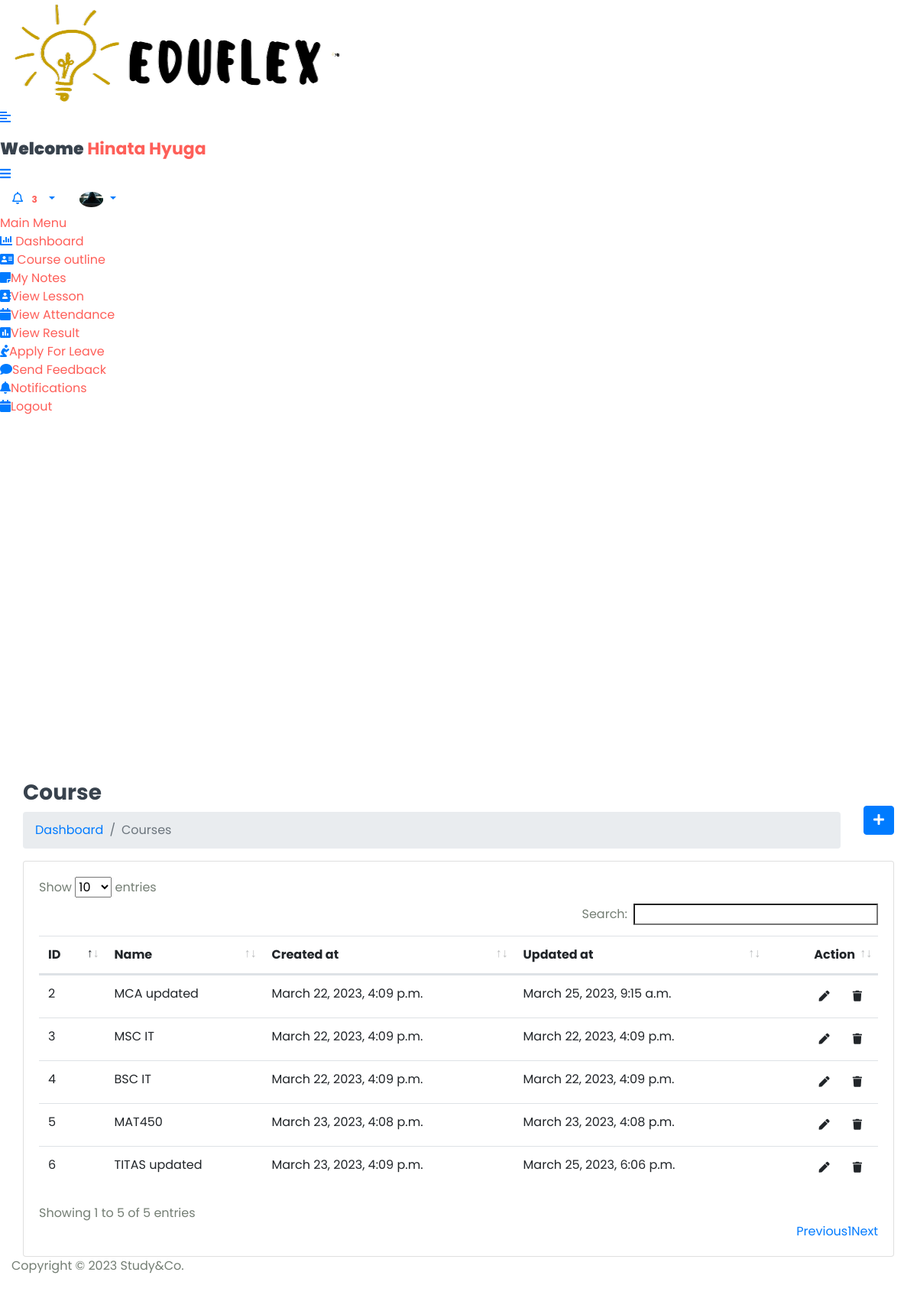
/Hod/Course/View (signed in), run on the app's committed database.
### StudyApp/models.py (models this page shows, shortened)
class CustomUser(AbstractUser):
    USER = (
        (1,'HOD'),
        (2,'STAFF'),
        (3,'STUDENT'),
    )
    user_type = models.CharField(choices=USER,max_length=50,default=1)
    profile_pic = models.ImageField(upload_to='media/profile_pic')

class Course(models.Model):
    name = models.CharField(max_length=100)
    created_at = models.DateTimeField(auto_now_add=True)
    updated_at = models.DateTimeField(auto_now=True)

### StudyGo/Hod_Views.py (the view)
# urls.py: path('Hod/Course/View',Hod_Views.VIEW_COURSE,name='view_course'),
@login_required(login_url='login/')
def VIEW_COURSE(request):
    course = Course.objects.all()
    context = {
        'course':course,
    }
    return render(request,'Hod/view_course.html',context)

### templates/Hod/view_course.html (shortened to what this page needs)
{% extends 'base.html' %} {% block content %}
<div class="content container-fluid">
  <div class="page-header">
    <div class="row align-items-center">
      <div class="col">
        <h3 class="page-title">Course</h3>
        <ul class="breadcrumb">
          <li class="breadcrumb-item"><a href="index.html">Dashboard</a></li>
          <li class="breadcrumb-item active">Courses</li>
        </ul>
      </div>
      <div class="col-auto text-right float-right ml-auto">
        <a href="{% url 'add_course' %}" class="btn btn-primary"
          ><i class="fas fa-plus"></i
        ></a>
      </div>
    </div>
  </div>
  <div class="row">
    <div class="col-sm-12">
      <div class="card card-table">
        <div class="card-body">
          <div class="table-responsive">
            <table id="table_id" class="table table-hover table-center mb-0">
              <thead>
                <tr>
                  <th>ID</th>
                  <th>Name</th>
                  <th>Created at</th>
                  <th>Updated at</th>
                  <th class="text-right">Action</th>
                </tr>
              </thead>
              <tbody>
                {% for i in course %}
                <tr>
                  <td>{{i.id}}</td>
                  <td>{{i.name}}</td>
                  <td>{{i.created_at}}</td>
                  <td>{{i.updated_at}}</td>
                  <td class="text-right">
                    <div class="actions">
                      <a
                        href="{% url 'edit_course' i.id %}"
                        class="btn btn-sm bg-success-light mr-2"
                      >
                        <i class="fas fa-pen"></i>
                      </a>
                      <a
                        href="{% url 'delete_course' i.id %}"
                        onclick="return confirm('Are you sure to delete?');"
                        class="btn btn-sm bg-danger-light"
                      >
                        <i class="fas fa-trash"></i>
                      </a>
                    </div>
                  </td>
                </tr>
                {% endfor %}
              </tbody>
            </table>
          </div>
        </div>
      </div>
    </div>
  </div>
</div>
{% endblock content %}

### templates/includes/header.html (shortened to what this page needs)
{% load static %}
<div class="header">
  <div class="header-left">
    <a href="#" class="logo">
      <img src="{% static 'assets/img/eduflex.png' %}" alt="Logo" />
    </a>
    <a href="#" class="logo logo-small">
      <img
        src="{% static 'assets/img/eduflex.png' %}"
        alt="Logo"
        width="10"
        height="10"
      />
    </a>
  </div>
  <a href="javascript:void(0);" id="toggle_btn">
    <i class="fas fa-align-left"></i>
  </a>
  <div class="top-nav-search mt-3">
    <h4>
      <strong>Welcome</strong
      ><span> {{user.first_name}} {{user.last_name}} </span>
    </h4>
  </div>
  <a class="mobile_btn" id="mobile_btn">
    <i class="fas fa-bars"></i>
  </a>
  <ul class="nav user-menu">
    <li class="nav-item dropdown noti-dropdown">
      <a href="#" class="dropdown-toggle nav-link" data-toggle="dropdown">
        <i class="far fa-bell"></i>
        <span class="badge badge-pill">3</span>
      </a>
    </li>
    <li class="nav-item dropdown has-arrow">
      <a href="#" class="dropdown-toggle nav-link" data-toggle="dropdown">
        {% if user.profile_pic == "" %}
        <span class="user-img"
          ><img
            class="rounded-circle"
            src="{% static 'assets/img/noimg.jpg' %}"
            width="31"
            alt="Ryan Taylor"
        /></span>
        {% else %}
        <span class="user-img"
          ><img
            class="rounded-circle"
            src="/{{user.profile_pic}}"
            width="31"
            alt="Ryan Taylor"
        /></span>
        {% endif %}
      </a>
    </li>
  </ul>
</div>

### static/assets2/css/style.css (style rules this page uses)
body { font-family: 'Poppins', sans-serif; font-style: normal; color: #747e74; overflow-x: hidden; }
* { margin: 0; padding: 0; box-sizing: border-box; }
img { max-width: 100%; }
ul { margin: 0; padding: 0; list-style-type: none; }
a { text-decoration: none; display: inline-block; }
h1, h3, h4 { font-family: 'Poppins', sans-serif; font-weight: 700; color: #38424d; }
h3 { font-size: 28px; }
h4 { font-size: 22px; }
span { display: contents; color: #fe5f59; }

### data on the page
CustomUser: profile_pic (picture)
Course: id "2", name "MCA updated", created_at "March 22, 2023, 4:09 p.m.", updated_at "March 25, 2023, 9:15 a.m."
Course: id "3", name "MSC IT", created_at "March 22, 2023, 4:09 p.m.", updated_at "March 22, 2023, 4:09 p.m."
Course: id "4", name "BSC IT", created_at "March 22, 2023, 4:09 p.m.", updated_at "March 22, 2023, 4:09 p.m."
Course: id "5", name "MAT450", created_at "March 23, 2023, 4:08 p.m.", updated_at "March 23, 2023, 4:08 p.m."
Course: id "6", name "TITAS updated", created_at "March 23, 2023, 4:09 p.m.", updated_at "March 25, 2023, 6:06 p.m."
